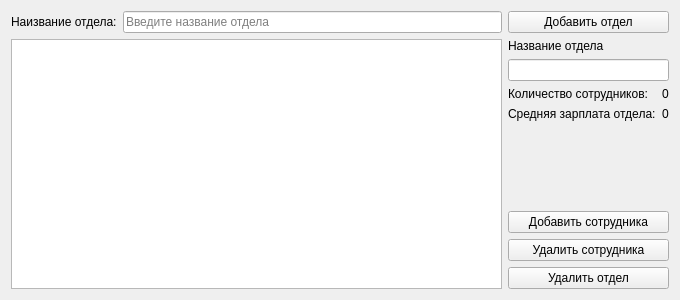
<?xml version="1.0" encoding="UTF-8"?>
<ui version="4.0">
 <class>CentralWidget</class>
 <widget class="QWidget" name="CentralWidget">
  <property name="geometry">
   <rect>
    <x>0</x>
    <y>0</y>
    <width>680</width>
    <height>300</height>
   </rect>
  </property>
  <property name="sizePolicy">
   <sizepolicy hsizetype="Maximum" vsizetype="Preferred">
    <horstretch>0</horstretch>
    <verstretch>0</verstretch>
   </sizepolicy>
  </property>
  <property name="minimumSize">
   <size>
    <width>600</width>
    <height>300</height>
   </size>
  </property>
  <property name="windowTitle">
   <string>Form</string>
  </property>
  <layout class="QGridLayout" name="gridLayout">
   <property name="sizeConstraint">
    <enum>QLayout::SetMaximumSize</enum>
   </property>
   <item row="6" column="4">
    <widget class="QPushButton" name="buttonRemoveDepartment">
     <property name="sizePolicy">
      <sizepolicy hsizetype="Preferred" vsizetype="Fixed">
       <horstretch>0</horstretch>
       <verstretch>0</verstretch>
      </sizepolicy>
     </property>
     <property name="text">
      <string>Удалить отдел</string>
     </property>
    </widget>
   </item>
   <item row="0" column="0">
    <widget class="QLabel" name="label">
     <property name="sizePolicy">
      <sizepolicy hsizetype="Fixed" vsizetype="Fixed">
       <horstretch>0</horstretch>
       <verstretch>0</verstretch>
      </sizepolicy>
     </property>
     <property name="text">
      <string>Наизвание отдела:</string>
     </property>
    </widget>
   </item>
   <item row="1" column="4" rowspan="3">
    <layout class="QFormLayout" name="formLayout_2">
     <property name="sizeConstraint">
      <enum>QLayout::SetFixedSize</enum>
     </property>
     <item row="0" column="0">
      <widget class="QLabel" name="label_2">
       <property name="layoutDirection">
        <enum>Qt::LeftToRight</enum>
       </property>
       <property name="text">
        <string>Название отдела</string>
       </property>
       <property name="alignment">
        <set>Qt::AlignLeading|Qt::AlignLeft|Qt::AlignVCenter</set>
       </property>
      </widget>
     </item>
     <item row="1" column="0" colspan="2">
      <widget class="QLineEdit" name="lineName">
       <property name="sizePolicy">
        <sizepolicy hsizetype="Preferred" vsizetype="Fixed">
         <horstretch>0</horstretch>
         <verstretch>0</verstretch>
        </sizepolicy>
       </property>
      </widget>
     </item>
     <item row="2" column="1">
      <widget class="QLabel" name="lableCount">
       <property name="text">
        <string>0</string>
       </property>
      </widget>
     </item>
     <item row="3" column="0">
      <widget class="QLabel" name="label_5">
       <property name="text">
        <string>Средняя зарплата отдела:</string>
       </property>
      </widget>
     </item>
     <item row="3" column="1">
      <widget class="QLabel" name="lableSalary">
       <property name="text">
        <string>0</string>
       </property>
      </widget>
     </item>
     <item row="2" column="0">
      <widget class="QLabel" name="label_3">
       <property name="text">
        <string>Количество сотрудников:</string>
       </property>
      </widget>
     </item>
    </layout>
   </item>
   <item row="1" column="0" rowspan="6" colspan="4">
    <widget class="QTreeView" name="view">
     <property name="sizePolicy">
      <sizepolicy hsizetype="Preferred" vsizetype="Preferred">
       <horstretch>1</horstretch>
       <verstretch>0</verstretch>
      </sizepolicy>
     </property>
     <property name="sizeAdjustPolicy">
      <enum>QAbstractScrollArea::AdjustToContents</enum>
     </property>
     <property name="editTriggers">
      <set>QAbstractItemView::NoEditTriggers</set>
     </property>
     <property name="selectionMode">
      <enum>QAbstractItemView::SingleSelection</enum>
     </property>
     <property name="autoExpandDelay">
      <number>-1</number>
     </property>
     <property name="uniformRowHeights">
      <bool>false</bool>
     </property>
     <property name="itemsExpandable">
      <bool>true</bool>
     </property>
     <property name="sortingEnabled">
      <bool>true</bool>
     </property>
     <property name="allColumnsShowFocus">
      <bool>false</bool>
     </property>
     <property name="wordWrap">
      <bool>false</bool>
     </property>
     <property name="expandsOnDoubleClick">
      <bool>true</bool>
     </property>
     <attribute name="headerCascadingSectionResizes">
      <bool>false</bool>
     </attribute>
     <attribute name="headerHighlightSections">
      <bool>false</bool>
     </attribute>
     <attribute name="headerStretchLastSection">
      <bool>true</bool>
     </attribute>
    </widget>
   </item>
   <item row="5" column="4">
    <widget class="QPushButton" name="buttonRemoveEmploee">
     <property name="sizePolicy">
      <sizepolicy hsizetype="Preferred" vsizetype="Fixed">
       <horstretch>0</horstretch>
       <verstretch>0</verstretch>
      </sizepolicy>
     </property>
     <property name="text">
      <string>Удалить сотрудника</string>
     </property>
    </widget>
   </item>
   <item row="0" column="1" colspan="3">
    <widget class="QLineEdit" name="lineNameDepartmnt">
     <property name="sizePolicy">
      <sizepolicy hsizetype="Preferred" vsizetype="Fixed">
       <horstretch>1</horstretch>
       <verstretch>0</verstretch>
      </sizepolicy>
     </property>
     <property name="placeholderText">
      <string>Введите название отдела</string>
     </property>
    </widget>
   </item>
   <item row="0" column="4">
    <widget class="QPushButton" name="buttonAddDepartment">
     <property name="sizePolicy">
      <sizepolicy hsizetype="Preferred" vsizetype="Fixed">
       <horstretch>0</horstretch>
       <verstretch>0</verstretch>
      </sizepolicy>
     </property>
     <property name="text">
      <string>Добавить отдел</string>
     </property>
    </widget>
   </item>
   <item row="4" column="4">
    <widget class="QPushButton" name="buttonAddEmploee">
     <property name="sizePolicy">
      <sizepolicy hsizetype="Preferred" vsizetype="Fixed">
       <horstretch>0</horstretch>
       <verstretch>0</verstretch>
      </sizepolicy>
     </property>
     <property name="text">
      <string>Добавить сотрудника</string>
     </property>
    </widget>
   </item>
  </layout>
 </widget>
 <resources/>
 <connections>
  <connection>
   <sender>buttonAddDepartment</sender>
   <signal>clicked()</signal>
   <receiver>CentralWidget</receiver>
   <slot>sendAddDep()</slot>
   <hints>
    <hint type="sourcelabel">
     <x>455</x>
     <y>19</y>
    </hint>
    <hint type="destinationlabel">
     <x>545</x>
     <y>0</y>
    </hint>
   </hints>
  </connection>
  <connection>
   <sender>lineName</sender>
   <signal>editingFinished()</signal>
   <receiver>CentralWidget</receiver>
   <slot>sendEditDep()</slot>
   <hints>
    <hint type="sourcelabel">
     <x>429</x>
     <y>55</y>
    </hint>
    <hint type="destinationlabel">
     <x>585</x>
     <y>135</y>
    </hint>
   </hints>
  </connection>
 </connections>
 <slots>
  <slot>sendAddDep()</slot>
  <slot>sendEmp()</slot>
  <slot>sendRemoveEmp()</slot>
  <slot>sendRemoveDep()</slot>
  <slot>sendEditDep()</slot>
 </slots>
</ui>
